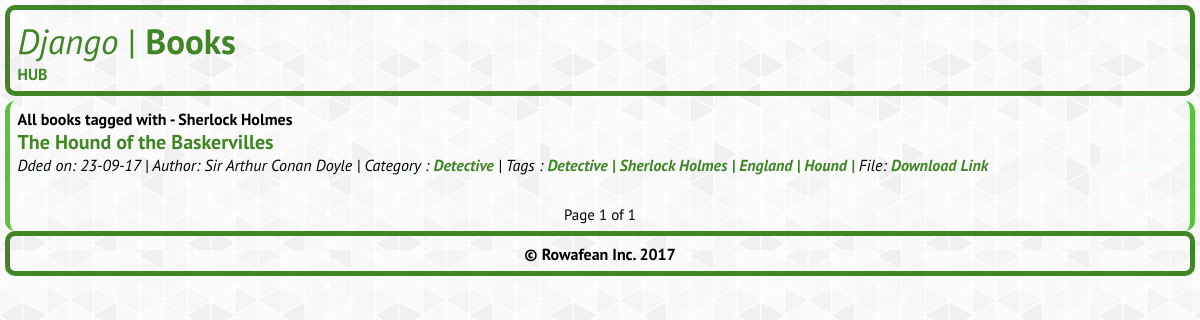
The app's page /tag/sherlock_holmes/ with its own data.
### blog/models.py (models this page shows, shortened)
class Tag(models.Model):
    name = models.CharField(max_length=100, unique=True)
    slug = models.SlugField(max_length=100, unique=True)
    author = models.ForeignKey(Author)
    def __str__(self):
        return self.name
    def get_absolute_url(self):
        return reverse('post_by_tag', args=[self.slug])

class Post(models.Model):
    title = models.CharField(max_length=200)
    slug = models.SlugField(unique=True)
    content = models.TextField()
    publication_date = models.DateTimeField(auto_now_add=True)
    author = models.ForeignKey(Author)
    category = models.ForeignKey(Category)
    tags = models.ManyToManyField(Tag)
    file = models.FileField(upload_to='books_storage')
    def get_absolute_url(self):
        return reverse('post_detail', args=[self.id])

class Author(models.Model):
    name = models.CharField(max_length=50, verbose_name="Author Name")
    email = models.EmailField(unique=True, blank=True)
    active = models.BooleanField(default=False)
    created_on = models.DateTimeField(auto_now_add=True)
    last_logged_in = models.DateTimeField(auto_now=True)
    def __str__(self):
        return self.name

class Category(models.Model):
    name = models.CharField(max_length=100, unique=True)
    slug = models.SlugField(max_length=100, unique=True)
    author = models.ForeignKey(Author)
    def __str__(self):
        return self.name
    def get_absolute_url(self):
        return reverse('post_by_category', args=[self.slug])

### blog/views.py (the view)
# urls.py: url(r'^tag/(?P<tag_slug>[\w-]+)/$', views.post_by_tag, name='post_by_tag'),
def post_by_tag(request, tag_slug):
    tag = get_object_or_404(Tag, slug=tag_slug)
    posts = get_list_or_404(Post.objects.order_by("-id"), tags=tag)
    posts = helpers.pg_records(request, posts, 10)
    context = {
        'tag': tag,
        'posts': posts
    }
    return render(request, 'blog/post_by_tag.html', context )

### django_books/helpers.py (called while the page is built)
def pg_records(request, list, num):
    print(request)
    paginator = Paginator(list, num)
    page = request.GET.get('page')
    try:
        page_object = paginator.page(page)
    except PageNotAnInteger:
        page_object = paginator.page(1)
    except EmptyPage:
        page_object = paginator.page(paginator.num_pages)
    return page_object

### blog/templates/blog/post_by_tag.html (shortened to what this page needs)
<head>
</head>
{% extends "blog/base.html"  %}
{% block content %}
    <div class="content">
        <div class="section-inner clearfix">
            <h4>All books tagged with - {{ tag.name }}</h4>
            {% for post in posts reversed %}
            <h3>
                <a class="post-title" href="{{ post.get_absolute_url }}">{{ post.title|capfirst }}</a>
            </h3>
            <p class="post-info">
                {% include 'blog/post_info.html' %}
            </p>
        {% endfor %}
            <div class="pagination" style="margin-top: 10px; text-align: center; font-size: 15px;">
    <div class="section-inner clearfix">
        <p>
            <span>Page {{ posts.number }} of {{ posts.paginator.num_pages }}</span>
        </p>
    </div>
</div>
        </div>
    </div>
{% endblock %}

### blog/templates/blog/post_info.html (shortened to what this page needs)
<i><span>Dded on: {{ post.publication_date|date:"d-m-y" }}</span> |
    <span>Author: {{ post.author }}</span> |
<span>Category : <a class="linkcat" href="{{ post.category.get_absolute_url }}">{{ post.category }}</a></span> |
<span>Tags :
  {% for tag in post.tags.all %}
      <a class="linktag" href="{{ tag.get_absolute_url }}">{{ tag }} | </a>
  {% empty %}
      Geen Tags
  {% endfor %}
</span> <span>File: <a class="link" href="{{ post.file.url }}">Download Link</a></span><br /><br />
</i>

### blog/templates/blog/post_by_tag.html (style rules this page uses)
* { margin: 0; }
.content { padding: 7.5px; border-width: 5px; border-color: #56c435; border-style: solid; margin-left: 5px; margin-right: 5px; margin-top: 2px; height: auto; border-radius: 10px; border-bottom-style: none; border-top-style: none; }
a.post-title:link { font-size: 20px; text-decoration: none; color: #408627; }
a.link:link { text-decoration: none; font-weight:bold; color: #408627; }

### blog/templates/blog/base.html (style rules this page uses)
a.link:link { text-decoration: none; font-weight:bold; color: #408627; }
.content { padding: 7.5px; border-width: 5px; border-color: #56c435; border-style: solid; margin-left: 5px; margin-right: 5px; margin-top: 2px; height: auto; border-radius: 10px; border-bottom-style: none; border-top-style: none; }
body { background: url("media/background.jpg"); }
* { font-family: 'PT Sans' }

### blog/templates/blog/post_info.html (style rules this page uses)
a.linkcat:link { text-decoration: none; font-weight:bold; color: #408627; }
a.linktag:link { text-decoration: none; font-weight:bold; color: #408627; }
a.link:link { text-decoration: none; font-weight:bold; color: #408627; }

### records on screen
Tag: name "Sherlock Holmes"
Post: title "The Hound of the Baskervilles", publication_date "23-09-17", author "Sir Arthur Conan Doyle", category "Detective"
Tag: name "Detective"
Tag: name "England"
Tag: name "Hound"

### other values on screen
{{ posts.number }} "1"
{{ posts.paginator.num_pages }} "1"
